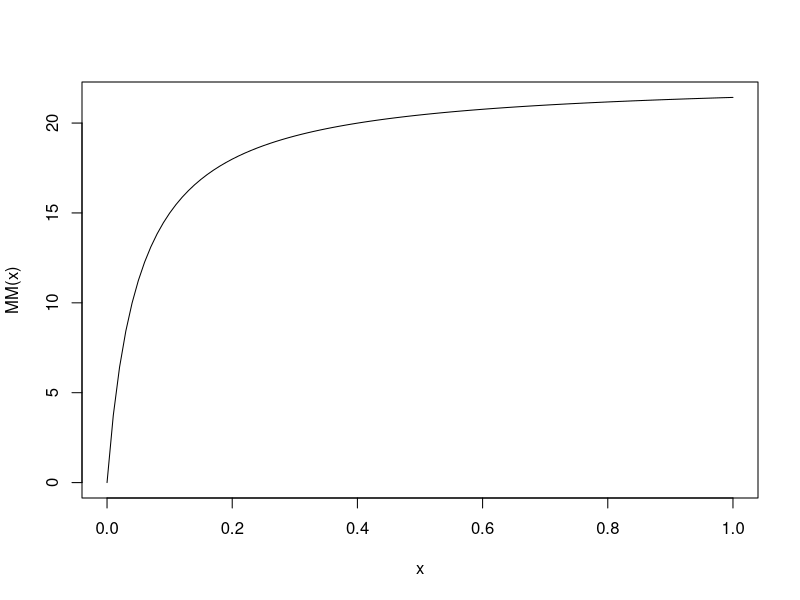

This chart was generated by the following R code: (Note: this script raises an error after producing the figure.)
# 
V <- 2.5 # [gC gC^-1 d^-1]
K <- 0.05 # [gC cm_H2O^-3]
x <- 0.02 # [gC cm_H2O^-3]
E <- 0.0001 # [gC cm_H2O^-3]
theta_s <- 0.3 # [m^3 m^-3]
theta <- theta_s * 0.3 # [m_H2O^3]
cm3 <- 1000000

MM <- function(x) {V*x*E/(K+x+E) * 90000} # * (theta*cm3)}

curve(MM, from=0, to=1)

0.00672 * exp(-47000/8.3144*(1/290-1/293.15))

out.month <- aggregate(model.out, by=list(x=ceiling(model.out[,1]/30)), FUN=mean)


##### Sorption kinetics
# Mayes 2012
# Ultisols
Qmax <- 1800 # mg kg-1
k    <- 0.091 # L mg-1
DOC  <- seq(0 ,100, 1)
DOCs <-  k * Qmax * DOC / (1 + k * DOC)
plot(DOCs ~ DOC)

K <- 1/k
DOCs2 <- Qmax * DOC / (K + DOC)

DOCt <- DOC / 1000 * 1000  # from mg L-1 to g m-3 (divide for g, multiply for m-3, multiple by water content)
Kt   <- (1/k) / 1000 * 1000
DOCst <-  Qmax * DOCt / (Kt + DOCt)
plot(DOCst ~ DOCt)

2077 * 325 / (11 + 325)

### Diffussion -----------------------------------------------------------------
moist<- seq(0,0.5,0.01)
clay <- 0.3
sand <- 0.3
ps <- 0.5
psi_Rth  <- 15000    # [kPa] Threshold water potential for microbial respiration (Manzoni and Katul 2014)
psi_fc   <- 33       # [kPa] Water potential at field capacity
D_0     <- 8.1e-10   # [m s^-1] Diffusivity in water for amino acids after Jones et al. (2005); see also Poll et al. (2006). (Manzoni paper)
d_pm     <- 10^-4    # [m] characteristic d_pmance between substrate and microbes (Manzoni manus)
b       <- 2.91 + 15.9 * clay # [] b parameter (Campbell 1974) as in Cosby  et al. 1984 - Alternatively: obtain from land model.
psi_sat <- exp(6.5 - 1.3 * sand) / 1000  # [kPa] saturation water potential (Cosby et al. 1984 after converting their data from cm H2O to Pa) - Alternatively: obtain from land model.
Rth     <- ps * (psi_sat / psi_Rth)^(1 / b) # Volumetric moisture threshold for respiration 
D <- D_0 * (ps - Rth)^1.5 * ((moist - Rth)/(ps - Rth))^2.5 # Diffusivity 
h <- D * 6 / d_pm^2
plot(h~moist)
t=1
plot(1-exp(-h*t) ~ moist, type="l", ylim=c(0,1))
lines(1-exp(-h*10)~ moist, col=2)
lines(1-exp(-h*100)~ moist, col=3)
lines(1-exp(-h*1000)~ moist, col=4)
lines(1-exp(-h*10000)~ moist, col=5)

moist<- seq(0,0.5,0.01)
ps <- 0.5
D_0 <- 8.1e-10 * 60 * 60 * 24   # [m s^-1] Diffusivity in water for amino acids after Jones et al. (2005); see also Poll et al. (2006). (Manzoni paper)
d_pm <- 10^-4     # [m] characteristic d_pmance between substrate and microbes (Manzoni manus)
Rth <- 0.1288 # Volumetric moisture threshold for respiration
D <- D_0 * (ps - Rth)^1.5 * ((moist - Rth)/(ps - Rth))^2.5 # Diffusivity
h <- D * 6 / d_pm^2
plot(h~moist)

C1 <- C_Db
C2 <- C_Dm
moi <- seq(0,0.5, 0.01)
F_di2 <- function (x) {
  D <- D_S0 * (ps - Rth)^1.5 * ((x - Rth)/(ps - Rth))^2.5
  F <- D * (C1 - C2) / d_pm
  ifelse(abs(F) > abs((C1 - C2) / 2), (C1 - C2) / 2, F)
}

### ----------------------------------------------------------------------------
# Inter-particule d_pmance (or nearest neighbor d_pmance)

d <- 0.55396*(169994636739)^(-1/3) 
d <- 10^(-4)
SOM <- 0.04
d <- a * (SOM^(-1/3) - 1)
a <- d / (SOM^(-1/3) - 1)
SOM <- seq(0, 1, 0.001)
plot(0.00005 * (SOM^(-1/3) - 1) ~ SOM)

0.0001 * (0.04^(-1/3) - 1)


### ------------------------
# Check for equilibirum conditions
if (eq.stop & (i * tstep / year) >= 10 & ((i * tstep / year) %% 5) == 0) { # If it is a spinup run and time is over 10 years and multiple of 5 years, then ...
  if (CheckEquil(out[,2], i, eq.md, tsave, tstep, year, depth)) {
    print(paste("Yearly change in C_P below equilibrium max change value of", eq.md, "at", t_step, i,". Value at equilibrium is ", C_P, ".", sep=" "))
    setbreak <- TRUE
  }
}
